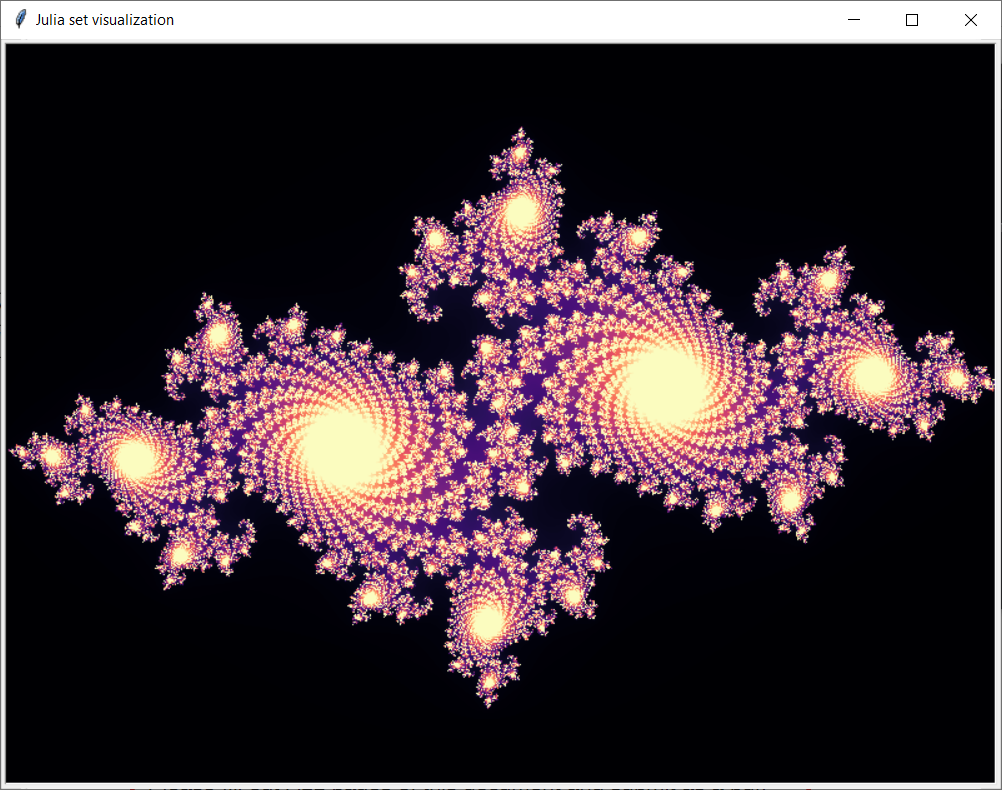

This figure's Python source:
'''
Luigi Quattrociocchi
quattrl
Julia Set Visualization
PYTHON TURTLE GRAPHICS CONTEST
Best Artistic/Complex Design
November 21st, 2020

A julia set visualization using numpy for vectorization, PIL
for image processing and exporting, matplotlib for colormaps,
and turtle for displaying quickly and simply (although there
are many other ways to display the image).

References:
https://en.wikipedia.org/wiki/Mandelbrot_set
http://www.karlsims.com/julia.html
https://www.youtube.com/watch?v=6_u18uFEoN0
https://pillow.readthedocs.io/en/stable/reference/
https://numpy.org/doc/stable/numpy-ref.pdf
https://docs.python.org/3/library/turtle.html
https://matplotlib.org/3.1.0/tutorials/colors/colormaps.html

https://www.learnpythonwithrune.org/numpy-calculate-the-julia-set-with-vectorization/
https://stackoverflow.com/questions/10965417/how-to-convert-a-numpy-array-to-pil-image-applying-matplotlib-colormap
'''


from turtle import *
import numpy as np
from matplotlib import cm
from PIL import Image


# width and height of image and also of window
WIDTH, HEIGHT = 800, 600
# half width and height created for later convenience
HALFW, HALFH = WIDTH // 2, HEIGHT // 2


def julia_set(c=complex(-0.4, 0.6), h=HEIGHT, w=WIDTH, x=0.0, y=0.0, ax=1.5, scl=1.0, num_iters=100):
	'''
	Returns a 2d numpy array with a percentage of the 
	number of iterations that is took for the point at
	that location in the complex plane to diverge
	'''
	
	# scaling variables
	x_w = ax
	y_h = ax * h / w
	x_lo = x - x_w / scl
	x_hi = x + x_w / scl
	y_lo = y - y_h / scl
	y_hi = y + y_h / scl
	
	# initialize complex plane re and im axis mapped to points in matrix
	z = np.linspace(x_lo, x_hi, w).reshape((1, w)) + \
		np.linspace(y_lo, y_hi, h).reshape((h, 1)) * 1j
	
	# initialize matrix with all points as the complex number given
	c = np.full(z.shape, c)
	
	# initialize boolean matrix for open set of points (haven't diverged yet)
	open_s = np.full(z.shape, True, dtype=bool)
	
	# percent of max iterations at which point diverges
	# percent used to make easier to use colormap later
	div_p = np.zeros(z.shape, dtype=float)
	
	for iter in range(num_iters):
		# numpy array indexing is not the same as lists, but like a filter
		# for instance, ALL points for which abs(z) > 2 will become false
		# in other words, if any point z is beginning to diverge, remove it from the set
		open_s[np.abs(z) > 2] = False
		
		# all points which haven't diverged yet will be updated for this iteration
		z[open_s] = z[open_s] ** 2 + c[open_s]
		div_p[open_s] = iter / num_iters
	
	return div_p


def draw_matrix(matrix: np.ndarray):
	'''
	an alternate method to display a color matrix
	without using PIL (relatively very slow)
	'''

	# some assumptions should be made about the color matrix
	assert matrix.ndim == 3, f"Matrix Error: {matrix.ndim} dimension array (expected 3: [y][x][c])"
	assert matrix.shape[-1] == 4, f"Matrix Error: innermost array has length of {matrix.shape[-1]} (expected 4: [r g b a])"
	assert matrix.dtype == np.float64, f"Matrix Error: {matrix.dtype} data type (expected np.float64)"


	def get_color(x, y):
		'''
		extracts the r, g, b color values from the
		matrix at a given x, y point. If the point
		is out of bounds the function returns black
		'''
		
		if 0 <= x < WIDTH and 0 <= y < HEIGHT:
			r, g, b, _ = matrix[y][x]
			return float(r), float(g), float(b)
		return 0, 0, 0


	# turtle graphics functions are used to fill screen with pixels
	
	# disable tracer (or else it will take forever to finish)
	tracer(False)
	ht() # hide turtle
	seth(270) # set heading to south
	
	# nested for loops iterate over every pixel on screen
	for x in range(WIDTH):
	
		# go to top of screen in the current column
		# NOTE: (0, 0) is the center of the screen
		# pen is lifted so that a line is not drawn
		pu() # pen down
		goto(x - HALFW, HALFH)
		pd() # pen up

		# inner for loop draws each column of pixels
		for y in range(HEIGHT):
		
			# set the color to the corresponding color in the image
			pencolor(get_color(x, y))
			# move down by one pixel (heading is south)
			forward(1)
		
		# update the screen after every strip
		update()
		


def main():
	# matrix = julia_set()
	# matrix = julia_set(c=-1, ax=2)
	# matrix = julia_set(c=complex(0, -0.8))
	# matrix = julia_set(c=complex(-0.7269, 0.1889), num_iters=300)
	# matrix = julia_set(c=complex(-0.79, 0.15), num_iters=300)
	# matrix = julia_set(c=complex(-0.162, 1.04))
	# matrix = julia_set(c=complex(0.28, 0.008))
	matrix = julia_set(c=complex(-0.79, 0.15), num_iters=10)

	# colormap = "hot"
	# colormap = "afmhot"
	colormap = "magma"
	# colormap = "inferno"
	# colormap = "jet"
	# colormap = "twilight"

	'''
	setting individual pixels using goto method is too slow
	to be feasible, saving pixel data to image file and blitting
	entire graphic to screen at once is much more efficient,
	as the turtle library uses a tkinter window and canvas.
	Having a draw call for every individual pixel very inefficient.
	Furthermore, I've found that memory leaks can occur if you
	aren't careful with HOW the pixels are being set. I've found
	the way shown above to be the best as it is going to get.
	matplotlib could also be used in place of turtle to display the image (also allows zooming)
	'''

	# initialize turtle
	setup(WIDTH, HEIGHT)
	title("Julia set visualization")

	# convert floats (0-1) to rgba arrays (size 4)
	colormap = cm.get_cmap(colormap)(matrix)
	
	
	# METHOD 1 (SLOW)
	# draw_matrix(colormap)


	# METHOD 2 (FAST)
	fn = "julia_set.png"
	img = Image.fromarray(np.uint8(colormap * 255))
	img.save(fn)
	bgpic(fn)

	exitonclick()


if __name__ == "__main__":
	# __import__('sys').exit(0)
	main()
